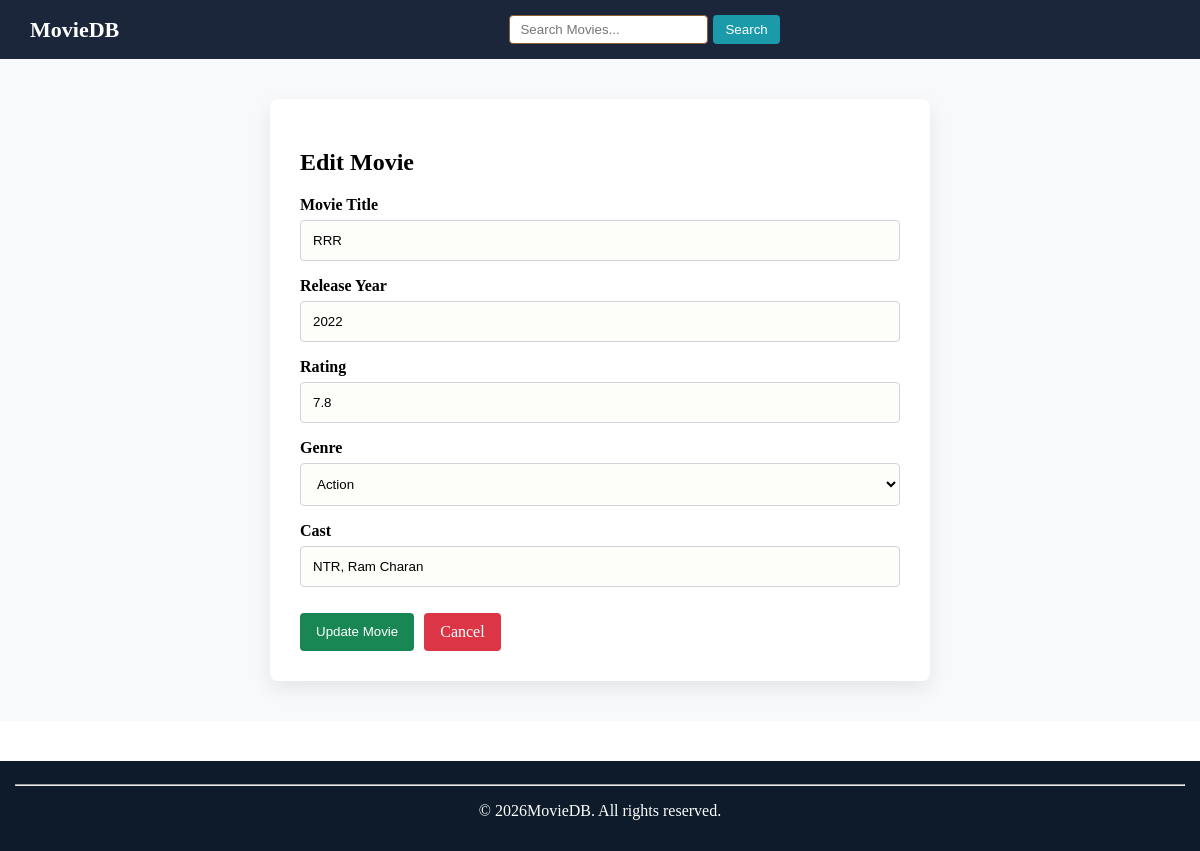
The page /edit.php?id=1 on the database its author committed.
### tables this page shows
CREATE TABLE IF NOT EXISTS movies (
	id INT AUTO_INCREMENT PRIMARY KEY,
	title VARCHAR(255) NOT NULL,
	release_year INT NOT NULL,
	rating DECIMAL(3, 1) NOT NULL,
	genre_id INT,
	created_at TIMESTAMP DEFAULT CURRENT_TIMESTAMP,
	FOREIGN KEY (genre_id) REFERENCES genres(id) ON DELETE
	SET NULL
);

CREATE TABLE IF NOT EXISTS genres (
	id INT AUTO_INCREMENT PRIMARY KEY,
	name VARCHAR(50) NOT NULL
);

### includes/functions.php (called while the page is built, shortened)
<?php
function getGenres($conn) {
$result = mysqli_query($conn, "SELECT id, name FROM genres ORDER BY name ASC");
if($result) {
	return mysqli_fetch_all($result, MYSQLI_ASSOC);
}
}
function editMovie($conn, $id) {
	$sql = "SELECT movies.id, movies.title, movies.release_year, movies.rating, movies.genre_id, GROUP_CONCAT(casts.actor_name SEPARATOR ', ' ) AS casts FROM movies LEFT JOIN casts ON movies.id = casts.movie_id WHERE movies.id = ? GROUP BY movies.id, movies.title, movies.release_year, movies.rating, movies.genre_id";
	$stmt = mysqli_prepare($conn, $sql);
	mysqli_stmt_bind_param($stmt, 'i', $id);
	mysqli_stmt_execute($stmt);
	$result = mysqli_stmt_get_result($stmt);
	$movie = mysqli_fetch_assoc($result);
	return $movie;
}

### public/edit.php (the view, shortened to what this page needs)
<?php
require_once __DIR__ . '/../config/db.php';
require_once __DIR__ . '/../includes/functions.php';
require_once __DIR__ . '/../includes/header.php';
$movie = editMovie($conn, $_GET['id']);
$genres = getGenres($conn);
?>
<main class="form-page">
<section class="form-section">
	<h1>Edit Movie</h1>
	<form method="POST" class="movie-form">
		<div class="form-group">
			<label for="">Movie Title</label>
			<input type="text" name="title" value="<?= htmlspecialchars($movie['title']) ?>" required>
		</div>
		<div class="form-group">
			<label for="">Release Year</label>
			<input type="number" name="release_year" value="<?= htmlspecialchars($movie['release_year']) ?>" required>
		</div>
		<div class="form-group">
			<label for="">Rating</label>
			<input type="number" step="0.1" name="rating" value="<?= htmlspecialchars($movie['rating']) ?>" required>
		</div>
		<div class="form-group">
			<label for="">Genre</label>
			<select name="genre_id" id="" required>
				<?php foreach($genres as $genre): ?>
				<option value="<?= $genre['id']?>" <?= $genre['id'] == $movie['genre_id'] ? 'selected' : '' ?>> <?= htmlspecialchars($genre['name']) ?></option>
			<?php endforeach; ?>
			</select>
		</div>
		<div class="form-group">
			<label for="">Cast</label>
			<input type="text" name="casts" value="<?= htmlspecialchars($movie['casts']) ?>">
		</div>
		<div class="form-actions">
			<button class="btn-save" type="submit">Update Movie</button>
			<a href="index.php" class="btn-cancel">Cancel</a>
		</div>
	</form>
</section>
</main>
<?php
require_once __DIR__ . '/../includes/footer.php';
?>

### assets/css/style.css (style rules this page uses)
html, body { height: 100%; margin: 0; }
body { display: flex; flex-direction: column; }
main { flex: 1; }
.form-section { max-width: 600px; margin: 0 auto; background: #ffffff; padding: 30px; border-radius: 8px; box-shadow: 0 8px 20px rgb(0, 0, 0, 0.08); }
.form-section h1 { margin-bottom: 20px; }
.movie-form { display: flex; flex-direction: column; gap: 16px; }
.form-group { display: flex; flex-direction: column; }
.form-group label { margin-bottom: 6px; font-weight: 600; }
.form-group input, .form-group select { padding: 12px; border: 1px solid #ced4da; border-radius: 4px; background: #fdfefa; transition: border-color 0.2s ease, box-shadow 0.2s ease; }
.form-actions { display: flex; gap: 10px; margin-top: 10px; }
.btn-save { background: #198754; color: white; padding: 10px 16px; border: none; border-radius: 4px; cursor: pointer; }
.btn-cancel { background: #dc3545; color: white; padding: 10px 16px; text-decoration: none; border-radius: 4px; }
.form-page { background: #f8f9fa; padding: 40px 0; }

### rows shown on the page
movies: title "RRR", release_year "2022", rating "7.8", genre_id "Action"
